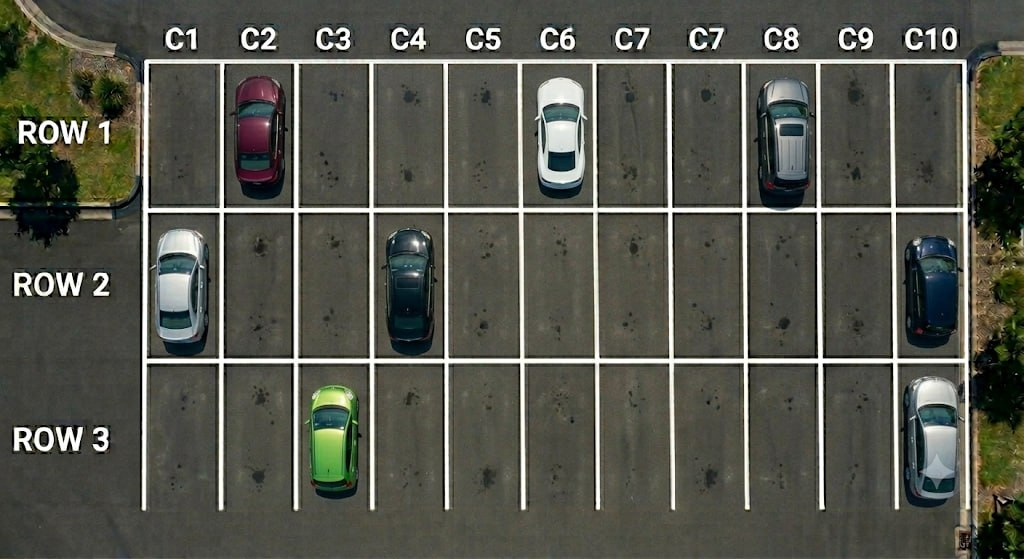
#> input picture parking-detector/images/WhatsApp_Image_2026-06-11_at_05.38.39.jpeg, 1024 x 559 px, found by its file name; its folder holds only this picture in this run
$ python examine_new_images.py
#> lines starting #> are read from the running program, lines starting #| are printed output that depends on the picture
# -*- coding: utf-8 -*-
import sys, io
if sys.stdout.encoding and sys.stdout.encoding.lower() != 'utf-8':
    sys.stdout = io.TextIOWrapper(sys.stdout.buffer, encoding='utf-8', errors='replace')
    sys.stderr = io.TextIOWrapper(sys.stderr.buffer, encoding='utf-8', errors='replace')

import os
import cv2
import numpy as np

def analyze_image(image_path):
    img = cv2.imread(image_path)
#> img is the input picture: shape (559, 1024, 3); mean B, G, R 76.1, 85.9, 84.6
    if img is None:
        print(f"Cannot open {image_path}")
        return

    # Aligned CROP boundaries
    h, w = img.shape[:2]
#> h = 559; w = 1024
    CROP = {"top": 0.109, "bottom": 0.084, "left": 0.139, "right": 0.055}
    y1, y2 = int(h * CROP["top"]), int(h * (1.0 - CROP["bottom"]))
#> y1 = 60; y2 = 512
    x1, x2 = int(w * CROP["left"]), int(w * (1.0 - CROP["right"]))
#> x1 = 142; x2 = 967
    grid_img = img[y1:y2, x1:x2]
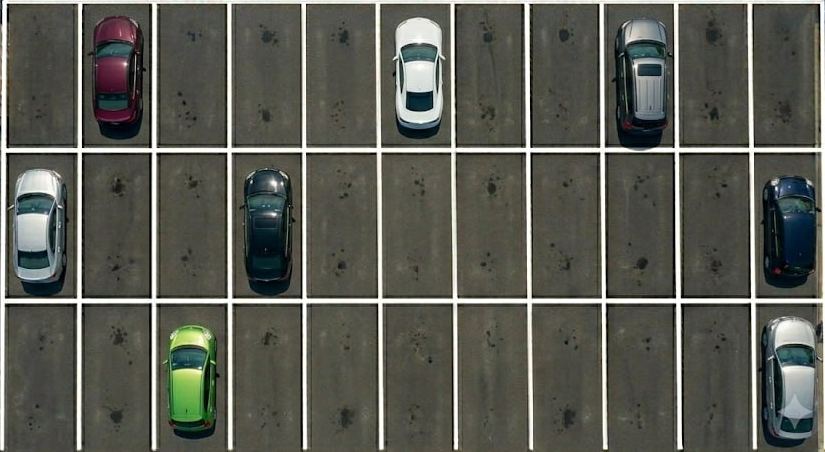
#> grid_img: shape (452, 825, 3); mean B, G, R 83.6, 92, 90.6

    gh, gw = grid_img.shape[:2]
#> gh = 452; gw = 825
    GRID_ROWS, GRID_COLS = 3, 10
    ROW_LABELS = ["a", "b", "c"]
    cell_w = gw / GRID_COLS
#> cell_w = 82.5
    cell_h = gh / GRID_ROWS
#> cell_h = 150.7

    pad_frac = 0.25 # 25% padding
    tw, th = 60, 100

    row_rois = {r: [] for r in ROW_LABELS}
    for r in range(GRID_ROWS):
        row_lbl = ROW_LABELS[r]
        for c in range(GRID_COLS):
            cy1, cy2 = int(r * cell_h), int((r + 1) * cell_h)
            cx1, cx2 = int(c * cell_w), int((c + 1) * cell_w)
            slot = grid_img[cy1:cy2, cx1:cx2]

            # Crop padded ROI
            sh, sw = slot.shape[:2]
            ph = int(sh * pad_frac)
            pw = int(sw * pad_frac)
            roi = slot[ph : sh - ph, pw : sw - pw]

            resized_roi = cv2.resize(roi, (tw, th))
            slot_id = f"{row_lbl}{c + 1}"
            row_rois[row_lbl].append((slot_id, resized_roi))
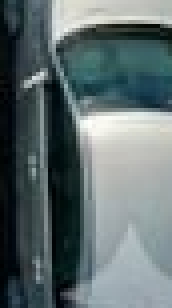
#> roi: shape (77, 43, 3) (shown 4 times larger); mean B, G, R 110.5, 108.9, 95.2

    # Compute row-specific templates
    row_templates = {}
    for r in ROW_LABELS:
        imgs = np.array([img for _, img in row_rois[r]])
        row_templates[r] = np.median(imgs, axis=0).astype(np.uint8)
#> after the loop, row_templates = 3 items

    print(f"\nImage: {os.path.basename(image_path)}")
    print(f"Row Median + Padding Difference (MAE) values:")

    errors = {}
    for r in ROW_LABELS:
        template_gray = cv2.cvtColor(row_templates[r], cv2.COLOR_BGR2GRAY)

        row_str = []
        for slot_id, roi in row_rois[r]:
            roi_gray = cv2.cvtColor(roi, cv2.COLOR_BGR2GRAY)
            mae = float(np.mean(np.abs(roi_gray.astype(float) - template_gray.astype(float))))
            errors[slot_id] = mae
            row_str.append(f"{slot_id}:{mae:.1f}")
        print("  " + "  ".join(row_str))
#> this loop made 3 passes
#> pass 1, in analyze_image, `template_gray = cv2.cvtColor(row_templates[r], cv2.COLOR_BGR2GRAY)`:
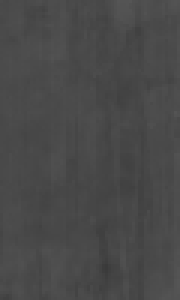
#> template_gray: shape (100, 60) (shown 3 times larger); min 58, max 85, mean 73.2
#> after the loop:
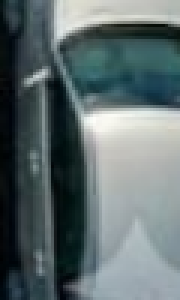
#> roi: shape (100, 60, 3) (shown 3 times larger); mean B, G, R 110.3, 108.7, 95
#> after the loop, errors = 30 items

    maes = list(errors.values())
#> maes = 30 values, max 67.4 at index 10, min 4.37 at index 21, mean 23.62
    print(f"  Stats: min={min(maes):.2f}, max={max(maes):.2f}, mean={np.mean(maes):.2f}")
#|   Stats: min=4.37, max=67.40, mean=23.62

def main():
    img_dir = "images"
    exts = {".jpg", ".jpeg", ".png"}
    files = sorted([os.path.join(img_dir, f) for f in os.listdir(img_dir) if os.path.splitext(f)[1].lower() in exts and "_debug" not in f and "_calibration" not in f])

    for f in files:
        analyze_image(f)

if __name__ == "__main__":
    main()

$ run again, on parking-detector/images/WhatsApp_Image_2026-06-11_at_07.57.42.jpeg
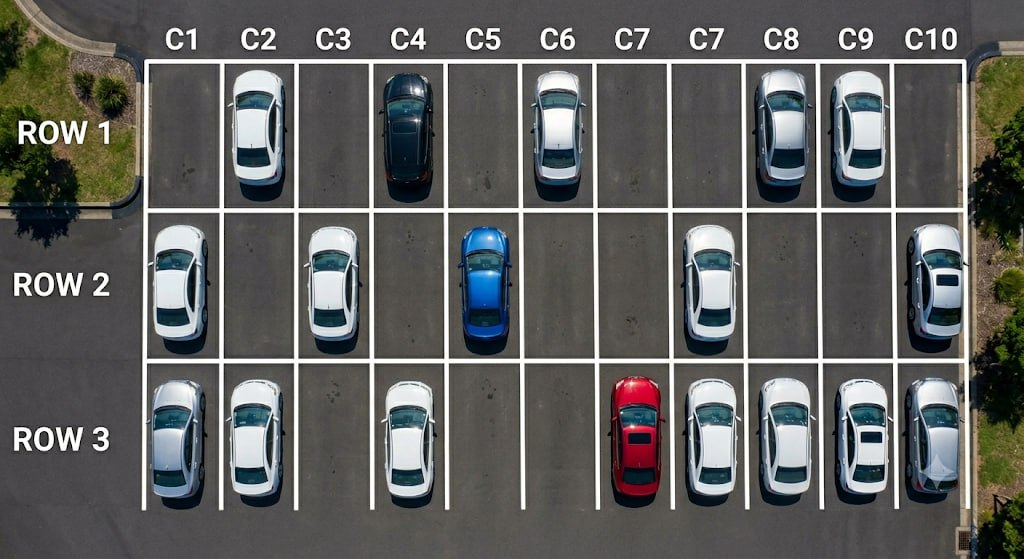
#> input picture parking-detector/images/WhatsApp_Image_2026-06-11_at_07.57.42.jpeg, 1024 x 559 px, found by its file name
#> in analyze_image, img is the input picture: shape (559, 1024, 3); mean B, G, R 95, 96.7, 96.1
#> after the loop in analyze_image, `for r in range(GRID_ROWS):`:
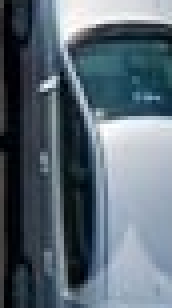
#> roi: shape (77, 43, 3) (shown 4 times larger); mean B, G, R 115.6, 104.6, 90.6
#> after the loop in analyze_image, `for r in ROW_LABELS:`: row_templates = 3 items
#> after the loop in analyze_image, `for r in ROW_LABELS:`:
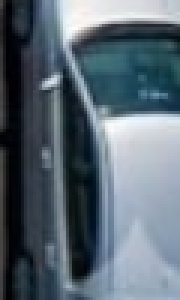
#> roi: shape (100, 60, 3) (shown 3 times larger); mean B, G, R 115.4, 104.5, 90.5
#> after the loop in analyze_image, `for r in ROW_LABELS:`: errors = 30 items
#> maes = 30 values, max 82.36 at index 1, min 3.12 at index 2, mean 37.59
#|   Stats: min=3.12, max=82.36, mean=37.59

$ run again, on parking-detector/images/WhatsApp_Image_2026-06-11_at_07.57.42_1.jpeg
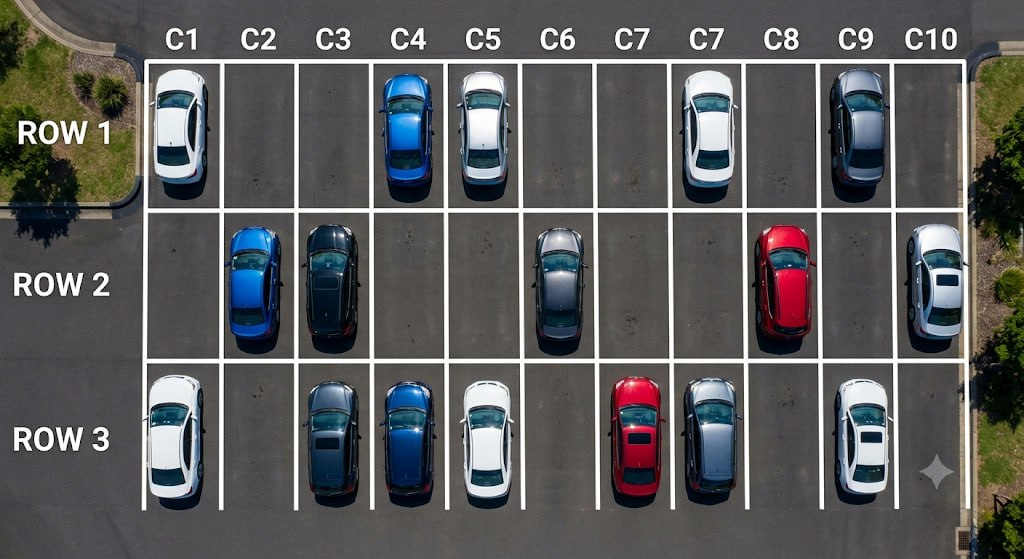
#> input picture parking-detector/images/WhatsApp_Image_2026-06-11_at_07.57.42_1.jpeg, 1024 x 559 px, found by its file name
#> in analyze_image, img is the input picture: shape (559, 1024, 3); mean B, G, R 92.3, 91.5, 91.8
#> after the loop in analyze_image, `for r in range(GRID_ROWS):`:
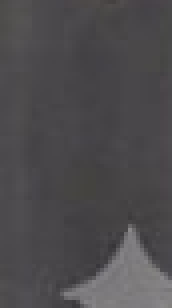
#> roi: shape (77, 43, 3) (shown 4 times larger); mean B, G, R 77.7, 75.3, 77.3
#> after the loop in analyze_image, `for r in ROW_LABELS:`: row_templates = 3 items
#> after the loop in analyze_image, `for r in ROW_LABELS:`:
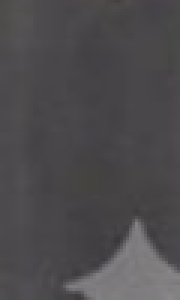
#> roi: shape (100, 60, 3) (shown 3 times larger); mean B, G, R 77.6, 75.2, 77.2
#> after the loop in analyze_image, `for r in ROW_LABELS:`: errors = 30 items
#> maes = 30 values, max 90.86 at index 0, min 2.89 at index 2, mean 32.74
#|   Stats: min=2.89, max=90.86, mean=32.74
